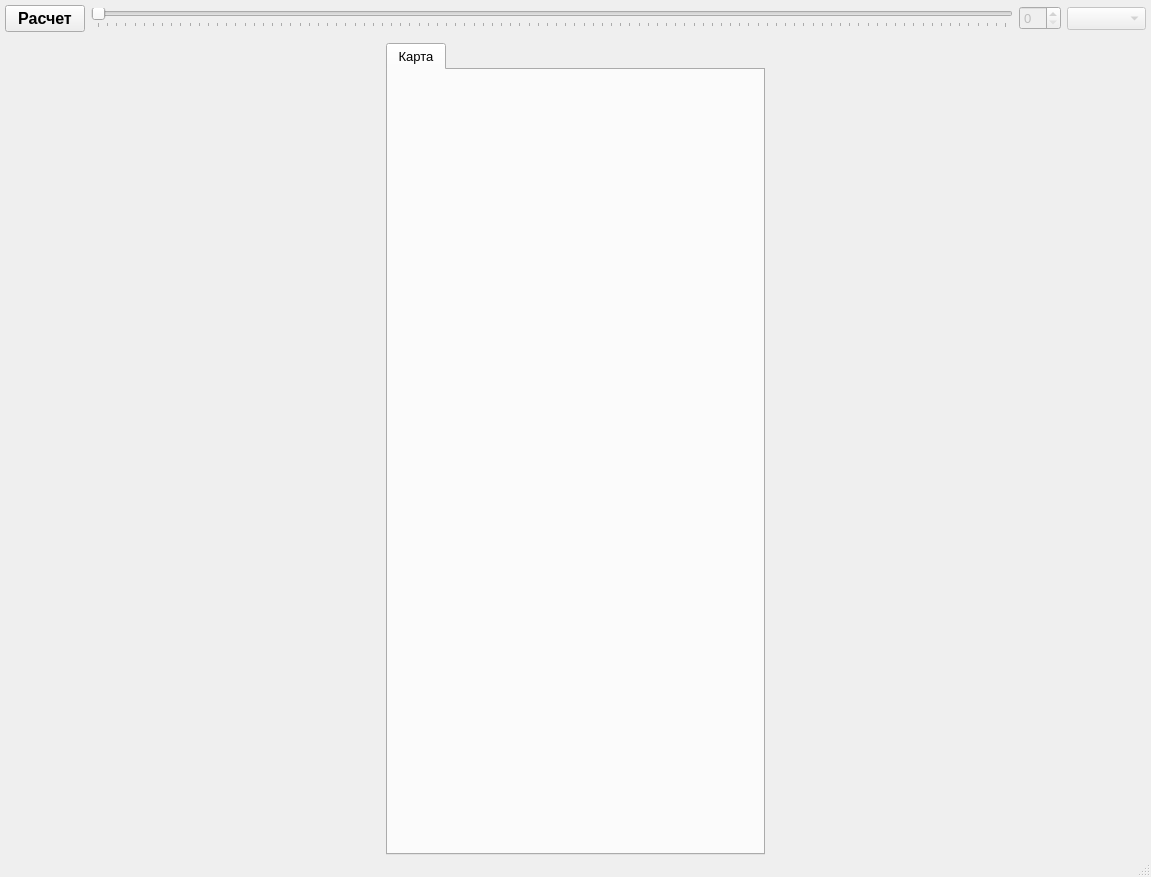
<?xml version="1.0" encoding="UTF-8"?>
<ui version="4.0">
 <class>MainWindow</class>
 <widget class="QMainWindow" name="MainWindow">
  <property name="geometry">
   <rect>
    <x>0</x>
    <y>0</y>
    <width>1151</width>
    <height>877</height>
   </rect>
  </property>
  <property name="font">
   <font>
    <family>Segoe UI</family>
    <pointsize>10</pointsize>
   </font>
  </property>
  <property name="windowTitle">
   <string>Reservoir Fluid Simulator 1D</string>
  </property>
  <widget class="QWidget" name="centralwidget">
   <layout class="QVBoxLayout" name="verticalLayout">
    <property name="leftMargin">
     <number>0</number>
    </property>
    <property name="topMargin">
     <number>0</number>
    </property>
    <property name="rightMargin">
     <number>0</number>
    </property>
    <property name="bottomMargin">
     <number>0</number>
    </property>
    <item>
     <layout class="QHBoxLayout" name="horizontalLayout_1">
      <property name="leftMargin">
       <number>5</number>
      </property>
      <property name="topMargin">
       <number>5</number>
      </property>
      <property name="rightMargin">
       <number>5</number>
      </property>
      <property name="bottomMargin">
       <number>5</number>
      </property>
      <item>
       <widget class="QPushButton" name="btn_run">
        <property name="enabled">
         <bool>true</bool>
        </property>
        <property name="font">
         <font>
          <family>Segoe UI</family>
          <pointsize>12</pointsize>
          <weight>75</weight>
          <bold>true</bold>
         </font>
        </property>
        <property name="text">
         <string>Расчет</string>
        </property>
       </widget>
      </item>
      <item>
       <widget class="QSlider" name="time_slider">
        <property name="enabled">
         <bool>false</bool>
        </property>
        <property name="orientation">
         <enum>Qt::Horizontal</enum>
        </property>
        <property name="tickPosition">
         <enum>QSlider::TicksBelow</enum>
        </property>
        <property name="tickInterval">
         <number>0</number>
        </property>
       </widget>
      </item>
      <item>
       <widget class="QSpinBox" name="spin_box_current_time_step">
        <property name="enabled">
         <bool>false</bool>
        </property>
       </widget>
      </item>
      <item>
       <widget class="QComboBox" name="cmb_solve_steps">
        <property name="enabled">
         <bool>false</bool>
        </property>
        <property name="layoutDirection">
         <enum>Qt::LeftToRight</enum>
        </property>
       </widget>
      </item>
     </layout>
    </item>
    <item>
     <layout class="QHBoxLayout" name="horizontalLayout_2">
      <property name="leftMargin">
       <number>0</number>
      </property>
      <property name="topMargin">
       <number>0</number>
      </property>
      <property name="rightMargin">
       <number>0</number>
      </property>
      <item>
       <widget class="QWidget" name="wgt_tree_field" native="true">
        <property name="sizePolicy">
         <sizepolicy hsizetype="Expanding" vsizetype="Expanding">
          <horstretch>0</horstretch>
          <verstretch>0</verstretch>
         </sizepolicy>
        </property>
        <property name="minimumSize">
         <size>
          <width>0</width>
          <height>0</height>
         </size>
        </property>
        <layout class="QVBoxLayout" name="verticalLayout_4">
         <property name="leftMargin">
          <number>0</number>
         </property>
         <property name="topMargin">
          <number>0</number>
         </property>
         <property name="rightMargin">
          <number>0</number>
         </property>
         <property name="bottomMargin">
          <number>0</number>
         </property>
         <item>
          <layout class="QVBoxLayout" name="vl_tree_field"/>
         </item>
        </layout>
       </widget>
      </item>
      <item>
       <widget class="QTabWidget" name="tabWidget">
        <property name="sizePolicy">
         <sizepolicy hsizetype="Expanding" vsizetype="Expanding">
          <horstretch>0</horstretch>
          <verstretch>0</verstretch>
         </sizepolicy>
        </property>
        <property name="currentIndex">
         <number>0</number>
        </property>
        <widget class="QWidget" name="tab">
         <attribute name="title">
          <string>Карта</string>
         </attribute>
        </widget>
       </widget>
      </item>
      <item>
       <widget class="QWidget" name="wgt_table_field" native="true">
        <property name="sizePolicy">
         <sizepolicy hsizetype="Expanding" vsizetype="Expanding">
          <horstretch>0</horstretch>
          <verstretch>0</verstretch>
         </sizepolicy>
        </property>
        <property name="minimumSize">
         <size>
          <width>0</width>
          <height>0</height>
         </size>
        </property>
        <layout class="QVBoxLayout" name="verticalLayout_5">
         <property name="spacing">
          <number>0</number>
         </property>
         <property name="leftMargin">
          <number>0</number>
         </property>
         <property name="topMargin">
          <number>0</number>
         </property>
         <property name="rightMargin">
          <number>0</number>
         </property>
         <property name="bottomMargin">
          <number>0</number>
         </property>
         <item>
          <layout class="QVBoxLayout" name="vl_table_field">
           <property name="spacing">
            <number>6</number>
           </property>
          </layout>
         </item>
        </layout>
       </widget>
      </item>
     </layout>
    </item>
   </layout>
  </widget>
  <widget class="QMenuBar" name="menubar">
   <property name="geometry">
    <rect>
     <x>0</x>
     <y>0</y>
     <width>1151</width>
     <height>23</height>
    </rect>
   </property>
  </widget>
  <widget class="QStatusBar" name="statusBar">
   <property name="sizePolicy">
    <sizepolicy hsizetype="Preferred" vsizetype="Preferred">
     <horstretch>0</horstretch>
     <verstretch>0</verstretch>
    </sizepolicy>
   </property>
   <property name="statusTip">
    <string/>
   </property>
  </widget>
 </widget>
 <resources/>
 <connections/>
</ui>
